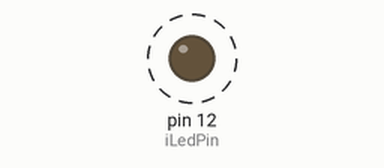
This sketch was run on a simulated Arduino Uno, built with avr-gcc and run on an emulated ATmega328P. Shown: output pins drawn as LEDs (lit = HIGH). Dashed ring = blinking.

Above: at 0.2 s.
Timing chart, 0 to 3.0 s (numbered marks = the images above):
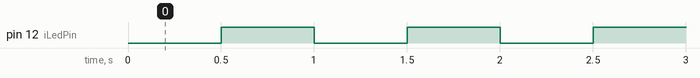

The sketch:

oneLed.ino
```cpp
int iLedPin = 12;
void setup() {
  pinMode(iLedPin, OUTPUT);
}
void loop() {
  delay(500);
  digitalWrite(iLedPin, HIGH);
  delay(500);
  digitalWrite(iLedPin, LOW);
}
```

Measured:
- by itself, pin 12 (iLedPin): alternates HIGH for 0.50 s and LOW for 0.50 s
